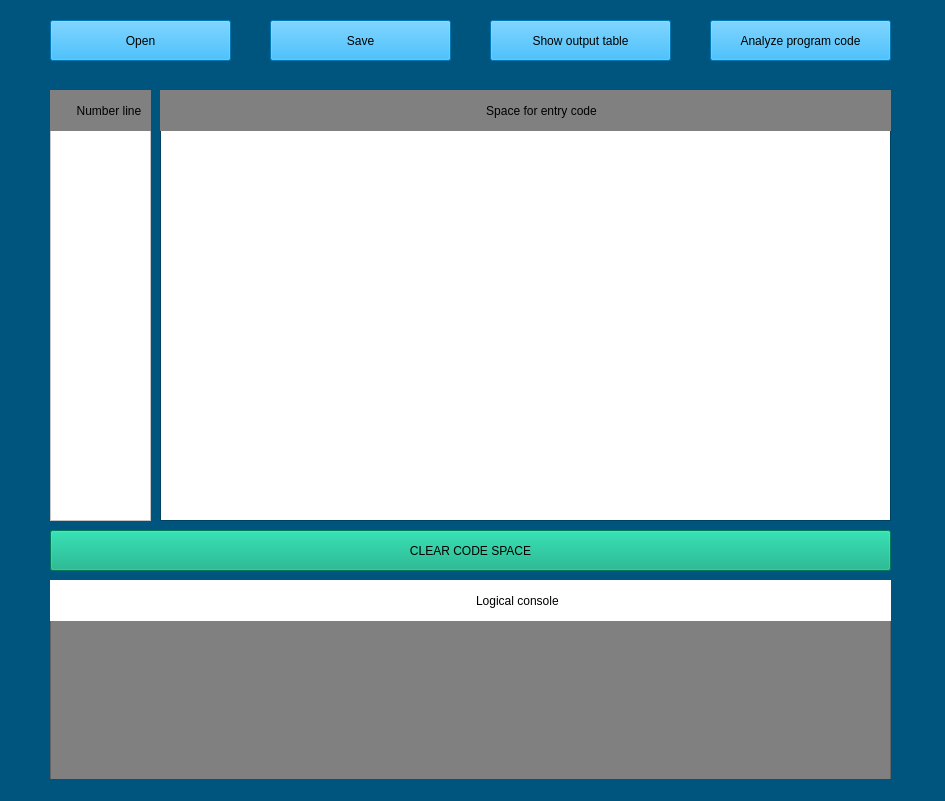
<?xml version="1.0" encoding="UTF-8"?>
<ui version="4.0">
 <class>MainWindow</class>
 <widget class="QMainWindow" name="MainWindow">
  <property name="geometry">
   <rect>
    <x>0</x>
    <y>0</y>
    <width>945</width>
    <height>801</height>
   </rect>
  </property>
  <property name="minimumSize">
   <size>
    <width>945</width>
    <height>0</height>
   </size>
  </property>
  <property name="windowTitle">
   <string>MainWindow</string>
  </property>
  <property name="styleSheet">
   <string notr="true">background: rgb(0, 85, 127);</string>
  </property>
  <widget class="QWidget" name="centralwidget">
   <widget class="QTextEdit" name="textEdit">
    <property name="geometry">
     <rect>
      <x>140</x>
      <y>130</y>
      <width>771</width>
      <height>391</height>
     </rect>
    </property>
    <property name="styleSheet">
     <string notr="true">margin-left: 20px;
margin-right: 20px;</string>
    </property>
    <property name="html">
     <string>&lt;!DOCTYPE HTML PUBLIC &quot;-//W3C//DTD HTML 4.0//EN&quot; &quot;http://www.w3.org/TR/REC-html40/strict.dtd&quot;&gt;
&lt;html&gt;&lt;head&gt;&lt;meta name=&quot;qrichtext&quot; content=&quot;1&quot; /&gt;&lt;style type=&quot;text/css&quot;&gt;
p, li { white-space: pre-wrap; }
&lt;/style&gt;&lt;/head&gt;&lt;body style=&quot; font-family:'MS Shell Dlg 2'; font-size:8.25pt; font-weight:400; font-style:normal;&quot; bgcolor=&quot;#ffffff&quot;&gt;
&lt;p style=&quot;-qt-paragraph-type:empty; margin-top:0px; margin-bottom:0px; margin-left:70px; margin-right:20px; -qt-block-indent:0; text-indent:0px;&quot;&gt;&lt;br /&gt;&lt;/p&gt;&lt;/body&gt;&lt;/html&gt;</string>
    </property>
   </widget>
   <widget class="QPushButton" name="pushButton_2">
    <property name="geometry">
     <rect>
      <x>270</x>
      <y>20</y>
      <width>181</width>
      <height>41</height>
     </rect>
    </property>
    <property name="styleSheet">
     <string notr="true">background: rgb(0, 170, 255)</string>
    </property>
    <property name="text">
     <string>Save</string>
    </property>
   </widget>
   <widget class="QPushButton" name="pushButton_3">
    <property name="geometry">
     <rect>
      <x>50</x>
      <y>20</y>
      <width>181</width>
      <height>41</height>
     </rect>
    </property>
    <property name="styleSheet">
     <string notr="true">background: rgb(0, 170, 255)</string>
    </property>
    <property name="text">
     <string>Open</string>
    </property>
   </widget>
   <widget class="QPushButton" name="pushButton_4">
    <property name="geometry">
     <rect>
      <x>490</x>
      <y>20</y>
      <width>181</width>
      <height>41</height>
     </rect>
    </property>
    <property name="styleSheet">
     <string notr="true">background: rgb(0, 170, 255)</string>
    </property>
    <property name="text">
     <string>Show output table</string>
    </property>
   </widget>
   <widget class="QPushButton" name="pushButton_5">
    <property name="geometry">
     <rect>
      <x>710</x>
      <y>20</y>
      <width>181</width>
      <height>41</height>
     </rect>
    </property>
    <property name="styleSheet">
     <string notr="true">background: rgb(0, 170, 255)</string>
    </property>
    <property name="text">
     <string>Analyze program code</string>
    </property>
   </widget>
   <widget class="QTextEdit" name="textEdit_2">
    <property name="geometry">
     <rect>
      <x>50</x>
      <y>130</y>
      <width>101</width>
      <height>391</height>
     </rect>
    </property>
    <property name="styleSheet">
     <string notr="true">background-color: white;</string>
    </property>
   </widget>
   <widget class="QTextEdit" name="textEdit_3">
    <property name="geometry">
     <rect>
      <x>50</x>
      <y>620</y>
      <width>841</width>
      <height>211</height>
     </rect>
    </property>
    <property name="styleSheet">
     <string notr="true">background-color: grey</string>
    </property>
   </widget>
   <widget class="QLabel" name="label">
    <property name="geometry">
     <rect>
      <x>50</x>
      <y>580</y>
      <width>841</width>
      <height>41</height>
     </rect>
    </property>
    <property name="styleSheet">
     <string notr="true">background-color: white;
</string>
    </property>
    <property name="text">
     <string>                                                                                                                                Logical console</string>
    </property>
   </widget>
   <widget class="QLabel" name="label_2">
    <property name="geometry">
     <rect>
      <x>160</x>
      <y>90</y>
      <width>731</width>
      <height>41</height>
     </rect>
    </property>
    <property name="styleSheet">
     <string notr="true">background-color: grey;</string>
    </property>
    <property name="text">
     <string>                                                                                                  Space for entry code</string>
    </property>
   </widget>
   <widget class="QLabel" name="label_3">
    <property name="geometry">
     <rect>
      <x>50</x>
      <y>90</y>
      <width>101</width>
      <height>41</height>
     </rect>
    </property>
    <property name="styleSheet">
     <string notr="true">background-color: grey</string>
    </property>
    <property name="text">
     <string>        Number line</string>
    </property>
   </widget>
   <widget class="QPushButton" name="pushButton">
    <property name="geometry">
     <rect>
      <x>50</x>
      <y>530</y>
      <width>841</width>
      <height>41</height>
     </rect>
    </property>
    <property name="styleSheet">
     <string notr="true">background-color: rgb(0, 170, 127)</string>
    </property>
    <property name="text">
     <string>CLEAR CODE SPACE</string>
    </property>
   </widget>
  </widget>
  <widget class="QMenuBar" name="menubar">
   <property name="geometry">
    <rect>
     <x>0</x>
     <y>0</y>
     <width>945</width>
     <height>21</height>
    </rect>
   </property>
  </widget>
  <widget class="QStatusBar" name="statusbar"/>
 </widget>
 <resources/>
 <connections/>
</ui>
